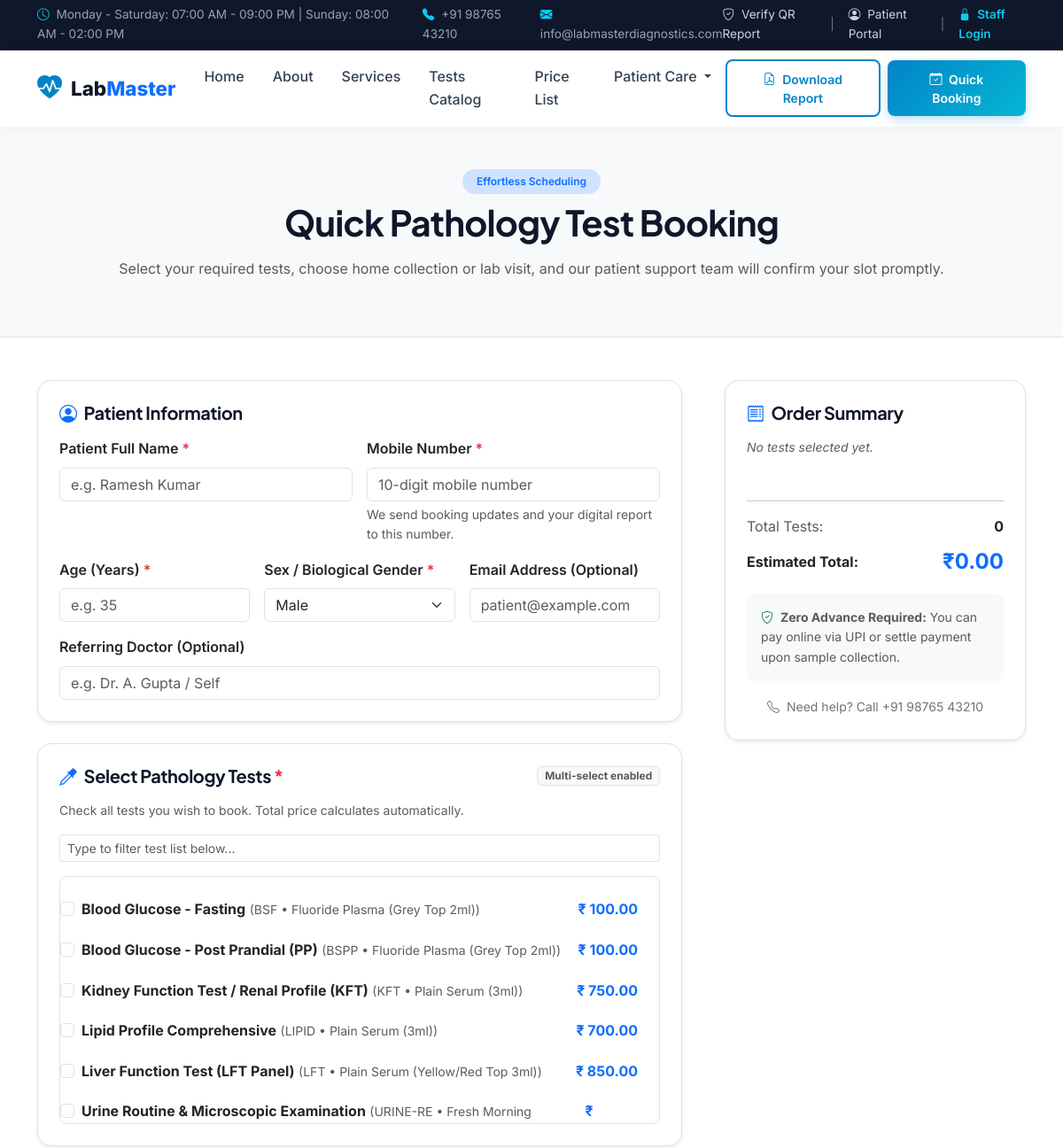
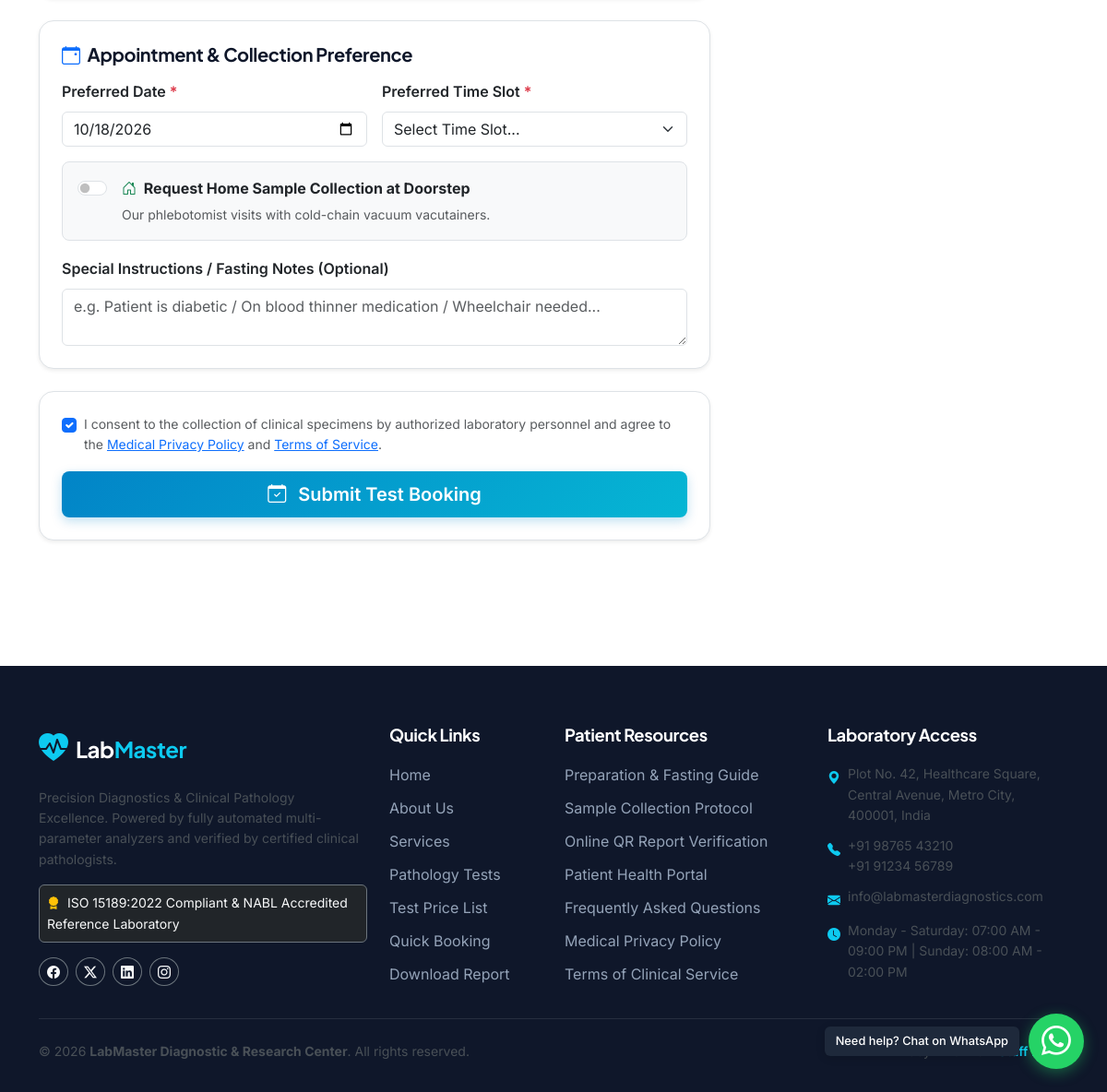
Screenshot of /booking.php with the database file from the repository (2 pictures, top to bottom).
### tables this page shows
CREATE TABLE `tests` (
  `id` INT AUTO_INCREMENT PRIMARY KEY,
  `category_id` INT NOT NULL,
  `test_code` VARCHAR(50) NOT NULL UNIQUE,
  `test_name` VARCHAR(150) NOT NULL,
  `short_name` VARCHAR(50) NULL,
  `specimen_type` VARCHAR(100) NOT NULL DEFAULT 'Serum',
  `department` VARCHAR(100) NULL,
  `price` DECIMAL(10,2) NOT NULL DEFAULT 0.00,
  `cost_price` DECIMAL(10,2) DEFAULT 0.00,
  `turnaround_time` VARCHAR(100) DEFAULT 'Same Day (4-6 Hours)',
  `method` VARCHAR(100) NULL,
  `instructions` TEXT NULL,
  `clinical_significance` TEXT NULL,
  `is_package` TINYINT(1) DEFAULT 0,
  `is_active` TINYINT(1) DEFAULT 1,
  `created_at` TIMESTAMP DEFAULT CURRENT_TIMESTAMP,
  FOREIGN KEY (`category_id`) REFERENCES `test_categories`(`id`),
  INDEX (`test_code`),
  INDEX (`test_name`),
  INDEX (`category_id`)
);

### booking.php (the view, shortened to what the rows shown need)
<?php
require_once __DIR__ . '/config/config.php';
require_once __DIR__ . '/includes/functions.php';
$tests = Database::fetchAll(
    "SELECT t.*, c.name as category_name
     FROM `tests` t
     JOIN `test_categories` c ON t.category_id = c.id
     WHERE t.is_active = 1
     ORDER BY c.name ASC, t.test_name ASC"
);
$successBooking = null;
require_once __DIR__ . '/includes/header.php';
?>
<section class="py-5 bg-light border-bottom">
  <div class="container text-center">
    <h1 class="fw-bold mb-3">Quick Pathology Test Booking</h1>
  </div>
</section>
<section class="py-5 bg-white">
  <div class="container">
    <?php if ($successBooking): ?>
      <div class="max-w-700 mx-auto">
        <div class="card border-0 shadow-lg rounded-4 overflow-hidden">
          <div class="bg-success text-white p-4 text-center">
            <i class="bi bi-check-circle-fill display-3 mb-2"></i>
            <h3 class="fw-bold mb-1">Booking Confirmed!</h3>
            <p class="mb-0 text-white-50">Your test appointment request has been recorded in our laboratory system.</p>
          </div>
          <div class="p-4 p-md-5">
            <div class="d-flex justify-content-between align-items-center p-3 bg-light rounded-3 mb-4">
              <div>
                <span class="text-muted small">Booking Reference</span>
                <div class="fs-4 fw-bold font-monospace text-primary"><?= e($successBooking['ref']) ?></div>
              </div>
              <span class="badge bg-warning-subtle text-warning-emphasis px-3 py-2">Pending Triage</span>
            </div>
            <h5 class="fw-bold mb-3">Patient & Appointment Details</h5>
            <div class="row g-3 mb-4 small">
              <div class="col-sm-6">
                <span class="text-muted">Patient Name:</span>
                <div class="fw-semibold text-dark"><?= e($successBooking['name']) ?></div>
              </div>
              <div class="col-sm-6">
                <span class="text-muted">Mobile Number:</span>
                <div class="fw-semibold text-dark"><?= e($successBooking['phone']) ?></div>
              </div>
              <div class="col-sm-6">
                <span class="text-muted">Preferred Date:</span>
                <div class="fw-semibold text-dark"><?= date('D, d M Y', strtotime($successBooking['date'])) ?></div>
              </div>
              <div class="col-sm-6">
                <span class="text-muted">Preferred Slot:</span>
                <div class="fw-semibold text-dark"><?= e($successBooking['time']) ?></div>
              </div>
              <div class="col-12">
                <span class="text-muted">Collection Mode:</span>
                <div class="fw-semibold text-dark">
                  <?php if ($successBooking['is_home']): ?>
                    <span class="badge bg-info-subtle text-info-emphasis"><i class="bi bi-house-door me-1"></i> Home Sample Collection</span>
                    <div class="mt-1 text-muted"><?= e($successBooking['address']) ?></div>
                  <?php else: ?>
                    <span class="badge bg-secondary-subtle text-secondary-emphasis"><i class="bi bi-hospital me-1"></i> Laboratory Walk-In</span>
                  <?php endif; ?>
                </div>
              </div>
            </div>
            <h5 class="fw-bold mb-2">Selected Pathology Tests</h5>
            <div class="table-responsive border rounded-3 mb-4">
              <table class="table table-sm mb-0 align-middle">
                <thead class="table-light">
                  <tr>
                    <th>Test Name</th>
                    <th>Code</th>
                    <th class="text-end">Fee</th>
                  </tr>
                </thead>
                <tbody>
                  <?php foreach ($successBooking['tests'] as $bt): ?>
                    <tr>
                      <td class="fw-semibold"><?= e($bt['test_name']) ?></td>
                      <td class="font-monospace text-muted small"><?= e($bt['test_code']) ?></td>
                      <td class="text-end fw-bold"><?= format_currency((float)$bt['price']) ?></td>
                    </tr>
                  <?php endforeach; ?>
                  <tr class="table-light fw-bold">
                    <td colspan="2">Estimated Order Total</td>
                    <td class="text-end text-primary fs-6"><?= format_currency($successBooking['total']) ?></td>
                  </tr>
                </tbody>
              </table>
            </div>
            <div class="alert alert-info small mb-4">
              <i class="bi bi-info-circle-fill me-1"></i> Our laboratory staff will contact your phone number (<?= e($successBooking['phone']) ?>) within 15 minutes to confirm the appointment and phlebotomist dispatch.
            </div>
            <div class="d-flex flex-wrap gap-2 justify-content-center">
              <button onclick="window.print()" class="btn btn-outline-secondary">
                <i class="bi bi-printer me-1"></i> Print Slip
              </button>
              <a href="<?= BASE_URL ?>/booking.php" class="btn btn-outline-primary">
                <i class="bi bi-plus-circle me-1"></i> Book Another Test
              </a>
              <a href="<?= BASE_URL ?>/index.php" class="btn btn-primary-lm">
                <i class="bi bi-house me-1"></i> Return Home
              </a>
            </div>
          </div>
        </div>
      </div>
    <?php else: ?>
      <div class="row g-5">
        <div class="col-lg-8">
          <form action="<?= BASE_URL ?>/booking.php" method="POST" id="bookingForm" class="needs-validation">
            <div class="card border rounded-4 p-4 shadow-sm mb-4">
              <div class="test-selection-list border rounded-3 p-3 overflow-auto" style="max-height: 280px;" id="testCheckboxContainer">
                <?php
                $selectedPostTests = $_POST['test_ids'] ?? [];
                foreach ($tests as $t):
                    $isChecked = in_array((int)$t['id'], array_map('intval', $selectedPostTests), true);
                ?>
                  <div class="form-check p-2 rounded mb-1 test-item-row" data-name="<?= strtolower($t['test_name'] . ' ' . $t['test_code']) ?>">
                    <input class="form-check-input test-checkbox" type="checkbox" name="test_ids[]" value="<?= (int)$t['id'] ?>" data-price="<?= (float)$t['price'] ?>" data-name="<?= e($t['test_name']) ?>" id="test_<?= (int)$t['id'] ?>" <?= $isChecked ? 'checked' : '' ?> onchange="calculateBookingTotal()">
                    <label class="form-check-label d-flex justify-content-between w-100 cursor-pointer" for="test_<?= (int)$t['id'] ?>">
                      <span>
                        <strong><?= e($t['test_name']) ?></strong>
                        <span class="text-muted small">(<?= e($t['test_code']) ?> • <?= e($t['specimen_type']) ?>)</span>
                      </span>
                      <span class="fw-bold text-primary"><?= format_currency((float)$t['price']) ?></span>
                    </label>
                  </div>
                <?php endforeach; ?>
              </div>
            </div>
          </form>
        </div>
      </div>
    <?php endif; ?>
  </div>
</section>
<?php require_once __DIR__ . '/includes/footer.php'; ?>

### rows the page displays
tests: test_name "Blood Glucose - Fasting", test_code "BSF", specimen_type "Fluoride Plasma (Grey Top 2ml)", price "₹ 100.00"
tests: test_name "Blood Glucose - Post Prandial (PP)", test_code "BSPP", specimen_type "Fluoride Plasma (Grey Top 2ml)", price "₹ 100.00"
tests: test_name "Kidney Function Test / Renal Profile (KFT)", test_code "KFT", specimen_type "Plain Serum (3ml)", price "₹ 750.00"
tests: test_name "Lipid Profile Comprehensive", test_code "LIPID", specimen_type "Plain Serum (3ml)", price "₹ 700.00"
tests: test_name "Liver Function Test (LFT Panel)", test_code "LFT", specimen_type "Plain Serum (Yellow/Red Top 3ml)", price "₹ 850.00"
tests: test_name "Urine Routine & Microscopic Examination", test_code "URINE-RE", specimen_type "Fresh Morning…", price "₹…"

### other values shown
$workingHours "Monday - Saturday: 07:00 AM - 09:00 PM | Sunday: 08:00 AM - 02:00 PM"
$labPhone "+91 98765 43210"
$labEmail "info@labmasterdiagnostics.com"
format_currency(0.0) "₹0.00"
Settings::get('lab_phone', '+91 98765 43210') "+91 98765 43210"
$labTagline "Precision Diagnostics & Clinical Pathology Excellence"
$accreditation "ISO 15189:2022 Compliant & NABL Accredited Reference Laboratory"
$labAddress "Plot No. 42, Healthcare Square, Central Avenue, Metro City, 400001, India"
$labAltPhone "+91 91234 56789"
Settings::get('working_hours', 'Mon - Sat: 7am - 9pm') "Monday - Saturday: 07:00 AM - 09:00 PM | Sunday: 08:00 AM - 02:00 PM"
$labName "LabMaster Diagnostic & Research Center"
